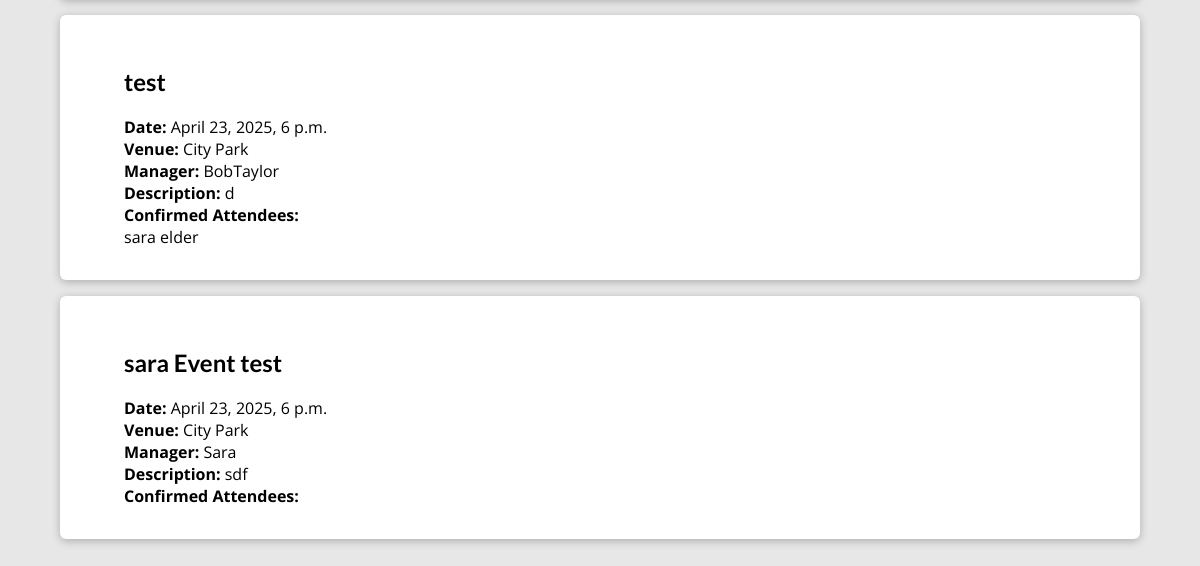
Before: /events (lower part) with the older database file.
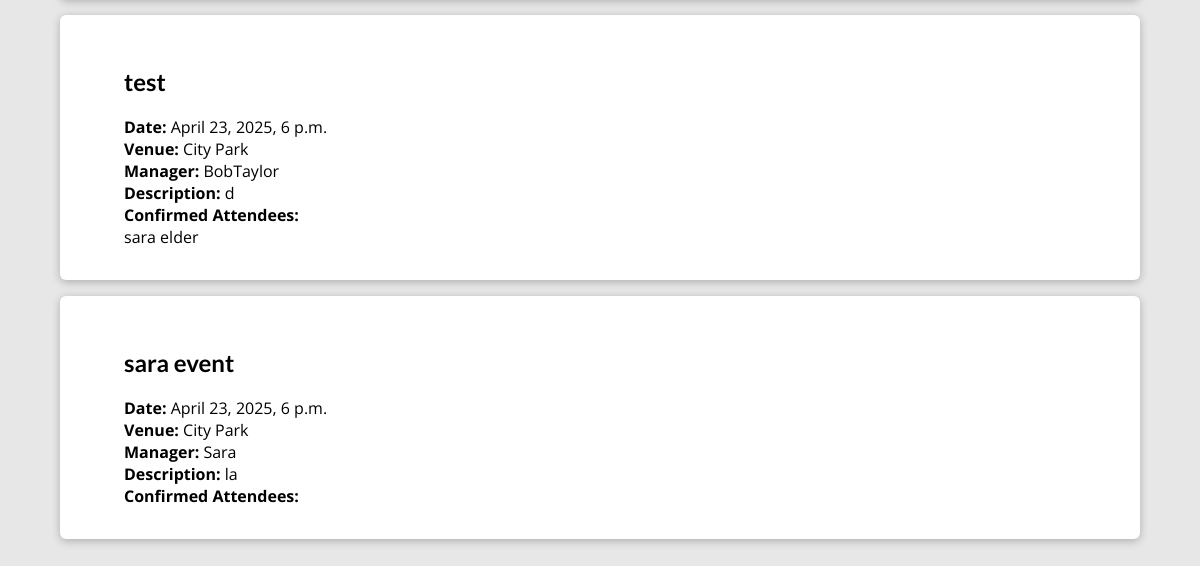
After: the same page with the newer database file.
### events/models.py (models this page shows, shortened)
class Event(models.Model):
    name = models.CharField('Event Name', max_length=120)
    date = models.DateTimeField('Event Date')
    venue = models.ForeignKey(Venue, blank=True, null=True, on_delete=models.CASCADE)
    manager = models.ForeignKey(User, null=True, on_delete=models.SET_NULL, blank=True)
    description = models.TextField(blank=True)
    attendees = models.ManyToManyField(MyClubUser, blank=True)

class Venue(models.Model):
    name = models.CharField('Venue Name', max_length=120)
    address = models.CharField(max_length=300)
    zip_code = models.CharField('Zip Code', max_length=15)
    phone = models.CharField('Contact Phone', max_length=25, blank=True)
    website = models.URLField('Website Address', blank=True)
    email_address = models.EmailField('Email Address', blank=True)
    owner = models.IntegerField('Venue Owner', blank=False, default=1)
    def __str__(self):
        return self.name

class MyClubUser(models.Model):
    first_name = models.CharField(max_length=30)
    last_name = models.CharField(max_length=30)
    email = models.EmailField('User Email')
    def __str__(self):
        return self.first_name + ' ' + self.last_name

### events/views.py (the view)
# urls.py: path('events', views.all_events, name='all_events'),
def all_events(request, error_message=2):
    if request.method == 'POST':
        search_input = request.POST.get('search_input')
        searched_events = Event.objects.filter(name__contains=search_input)
        print('*' * 40)
        print(search_input)
        print(searched_events)
        print('*' * 40)
        return render(request, 'events/all_events.html', {
            'events': searched_events,
            'search_input': search_input,
            'error_message': error_message
        })
    else:
        events = Event.objects.all().order_by('date')
        return render(request, 'events/all_events.html', {
            'events': events,
            'error_message': error_message
        })

### events/templates/events/all_events.html (shortened to what this page needs)
{% extends 'base.html' %}
{% load static %}
{% block css_files %}
    <link rel="stylesheet" href="{% static "events/all-events.css" %}">
{% endblock %}
{% block content %}
    <section id="all-events">
        {% if events %}
            {% for event in events %}
                        <ul>
                            <li>
                                <h2>{{ event.name }}</h2>
                            </li>
                            <li>
                                <strong>Date: </strong>
                                {{ event.date }}
                            </li>
                            <li>
                                <strong>Venue: </strong>
                                {{ event.venue }}
                            </li>
                            <li>
                                <strong>Manager: </strong>
                                {{ event.manager }}
                            </li>
                            <li>
                                <strong>Description: </strong>
                                {{ event.description }}
                            </li>
                            <li>
                                <strong>Confirmed Attendees:</strong><br>
                                {% for user in event.attendees.all %}
                                    {{ user }}<br>
                                {% endfor %}
                            </li>
                        </ul>
                    {% endfor %}
        {% endif %}
    </section>
{% endblock %}

### templates/base.html (shortened to what this page needs)
{% load static %}
<!DOCTYPE html>
<html lang="en">
<head>
    <link rel="stylesheet" href="{% static 'app.css'%}">
    {% block css_files %}
    {% endblock %}
</head>
<body>
    {% block content %}
    {% endblock %}
</body>
</html>

### static/app.css (style rules this page uses)
body { margin: 0; background-color: #e7e7e7; }
* { box-sizing: border-box; }
html { font-family: 'Open Sans', 'Lato', sans-serif; }
h1, h2, h3 { font-family: 'Lato', sans-serif; font-weight: bold; }

### events/static/events/all-events.css (style rules this page uses)
#all-events { margin: 8rem auto 3rem auto; width: 90%; max-width: 80rem; }
#all-events ul { box-shadow: 0 2px 8px rgba(0, 0, 0, 0.25); background-color: white; border-radius: 6px; padding: 2rem 4rem; }
#all-events li { list-style: none; }

Changed rows visible on the page:
removed Event: name "sara Event test", date "April 23, 2025, 6 p.m.", venue "City Park", manager "Sara", description "sdf"
added Event: name "sara event", date "April 23, 2025, 6 p.m.", venue "City Park", manager "Sara", description "la"
